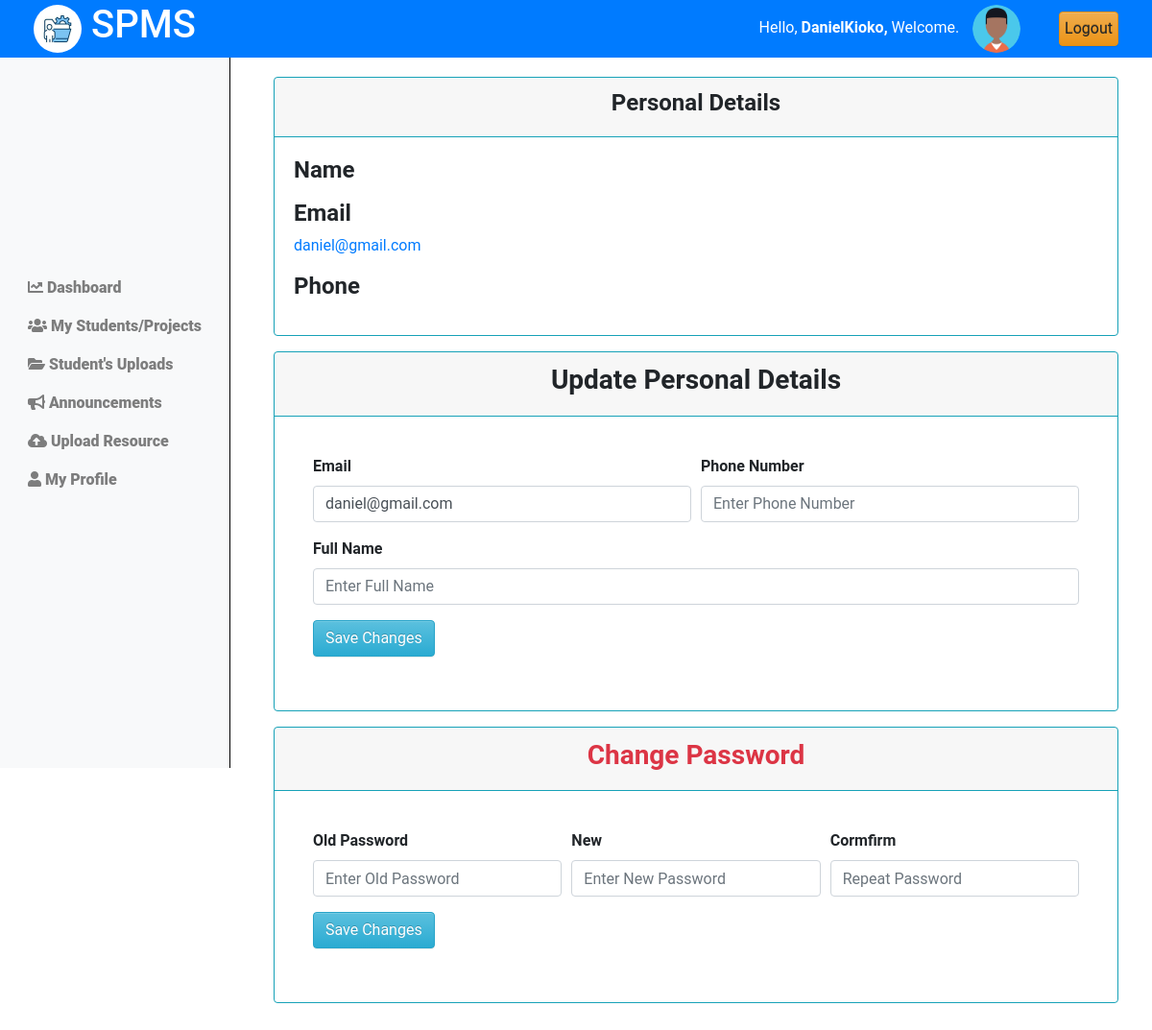
/supervisor/my_profile/ (signed in), run on an earlier commit of the app's database.
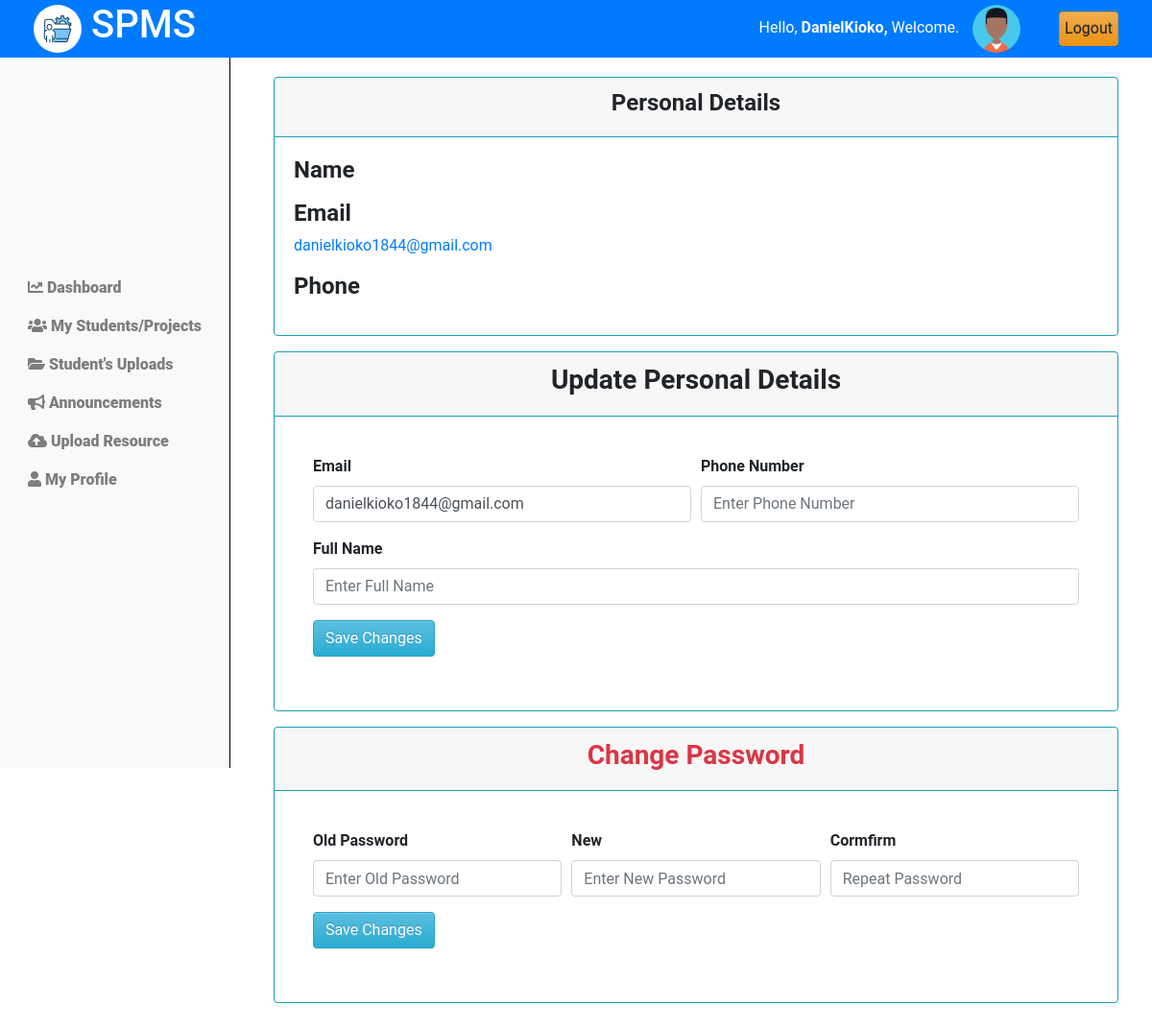
And on a later commit of the database.
### projectsApp/models.py (models this page shows)
class Coordinator(AbstractUser):
    pass

### projectsApp/views.py (the view)
# urls.py: path('supervisor/my_profile/', views.supervisor_profile, name='supervisor_profile'),
def supervisor_profile(request):
    current_user = request.user
    context = {
        'current_user':current_user
    }
    return render(request, 'supervisors/profile.html', context)

### projectsApp/templates/supervisors/profile.html (shortened to what the changed rows need)
{% extends 'base_cord.html' %}
{% load static %}
{% block content %}
<div class="content">
    <div class="container-fluid">
        <div class="row mb-3">
            <div class="col-md">
                <div class="card border-info bg-muted">
                    <div class="card-body">
                        <div class="row">
                            <div class="col-md">
                                <h4><b>Email</b></h4>
                                <p class="text-primary">{{current_user.email}}</p>
                            </div>
                        </div>
                    </div>
                </div>
            </div>
        </div>
        <div class="row mb-3">
            <div class="col-md">
                <div class="card border-info">
                    <div class="card-body">
                        <div class="card-body">
                            <form action="{% url "update_details_lec" %}" method="post">
                                <div class="form-row">
                                    <div class="col">
                                        <div class="form-group">
                                            <label for="email"><b>Email</b></label>
                                            <input type="email" class="form-control" id="email" placeholder="Email" name="email" value="{{current_user.email}}" required>
                                        </div>
                                    </div>
                                </div>
                            </form>
                        </div>
                    </div>
                </div>
            </div>
        </div>
    </div>
</div>
<link rel="stylesheet" href="{% static 'css/profile.css' %}">
{% endblock %}

### projectsApp/templates/base_cord.html (shortened to what this page needs)
{% load static %}
<!doctype html>
<html class="no-js h-100" lang="en">
  <head>
    <link href="https://use.fontawesome.com/releases/v5.0.6/css/all.css" rel="stylesheet">
    <link href="https://stackpath.bootstrapcdn.com/bootstrap/4.5.2/css/bootstrap.min.css" rel="stylesheet">
    <link rel="stylesheet" href="https://cdn.jsdelivr.net/npm/bootstrap@3.3.7/dist/css/bootstrap-theme.min.css">
</head>
<body>
    <header>
        <div class="container-fluid">
            <div class="row align-items-center">
                <div class="col-md-3">
                    <div class="left">
                        <img src="{% static 'images/logo.jpg' %}" alt="Logo" class="logo">
                        <h1>SPMS</h1>
                    </div>
                </div>
                <div class="col-md-9 d-flex justify-content-end">
                    <div class="row align-items-center">
                        <div class="col-auto">
                            <span class="username mb-3" style="padding:10px;">
                                Hello,
                                <strong>
                                    {% if request.user.is_authenticated %}
                                        {% if request.user.is_staff %}
                                            {{ request.user.username }},
                                        {% else %}
                                            {{ request.user.name }},
                                        {% endif %}
                                    {% else %}
                                        Guest,
                                    {% endif %}
                                </strong>
                                Welcome.
                            </span>
                            <img src="{% static 'images/profile.png'%}" alt="Profile Picture" class="profile-pic">
                        </div>
                        <div class="col-auto">
                            <a href="{% url 'logout' %}" class="btn btn-warning" style="padding:5px;">Logout</a>
                        </div>
                    </div>
                </div>
            </div>
        </div>
    </header>
    {% block content %}
    {% endblock %}
</body>
</html>

What changed in the data, as far as the page shows it:
changed Coordinator "DanielKioko": email "daniel@gmail.com" → "danielkioko1844@gmail.com"
